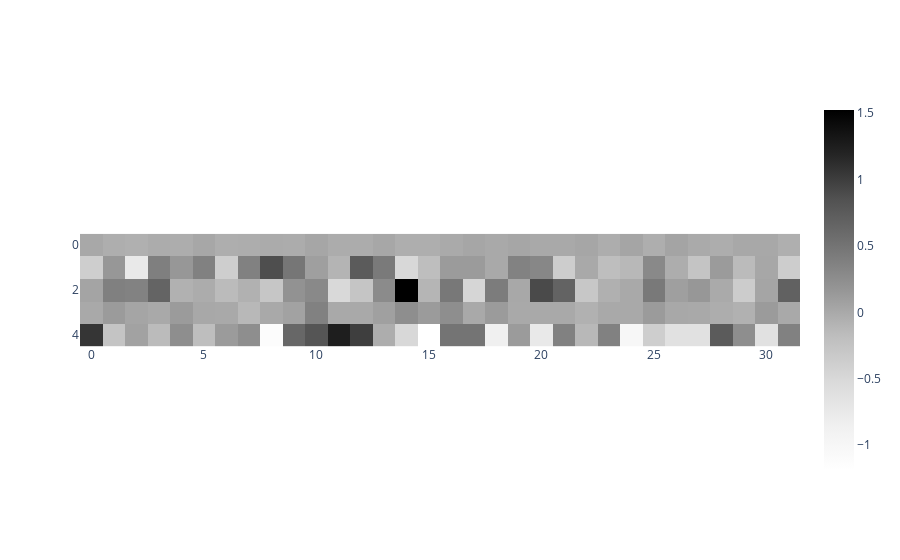

The cell this chart's notebook holds for it:
### Code cell
from gtda.plotting import plot_heatmap
plot_heatmap(vembs.reshape(3333,5,32)[33])

### Figure 1 — Plotly figure (JSON) as saved in the notebook; plotly's stock layout.template omitted (floating-point values rounded to 4 significant figures; data arrays with more than 128 entries replaced by an {"elided": "..."} marker saying what was removed)
{"data": [{"colorscale": [[0, "rgb(255,255,255)"], [0.125, "rgb(240,240,240)"], [0.25, "rgb(217,217,217)"], [0.375, "rgb(189,189,189)"], [0.5, "rgb(150,150,150)"], [0.625, "rgb(115,115,115)"], [0.75, "rgb(82,82,82)"], [0.875, "rgb(37,37,37)"], [1, "rgb(0,0,0)"]], "type": "heatmap", "z": {"elided": "5x32 float values"}}], "layout": {"plot_bgcolor": "white", "xaxis": {"constrain": "domain", "scaleanchor": "y"}, "yaxis": {"autorange": "reversed", "constrain": "domain"}}}
